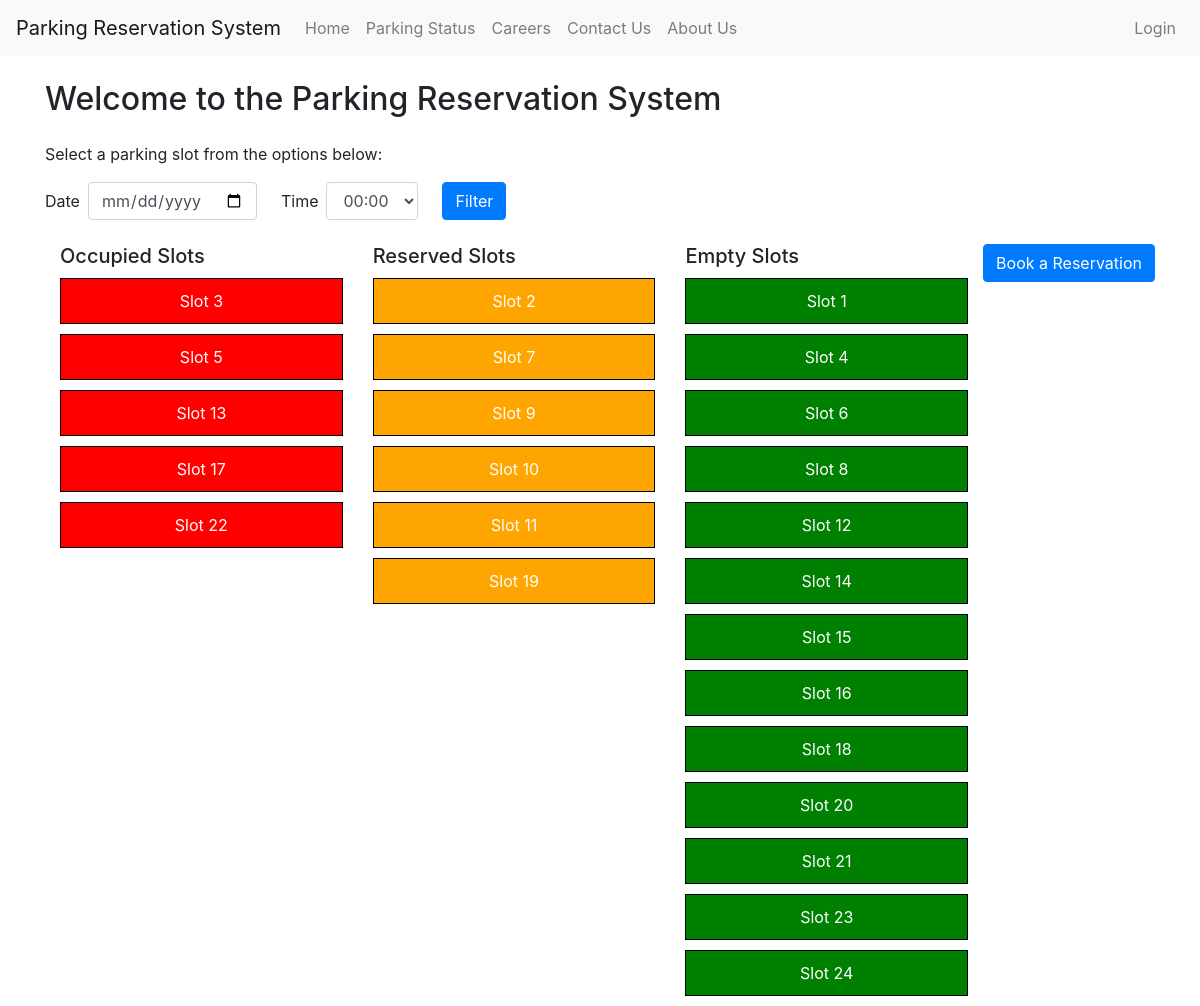
The page /parking_status on the database as committed earlier.
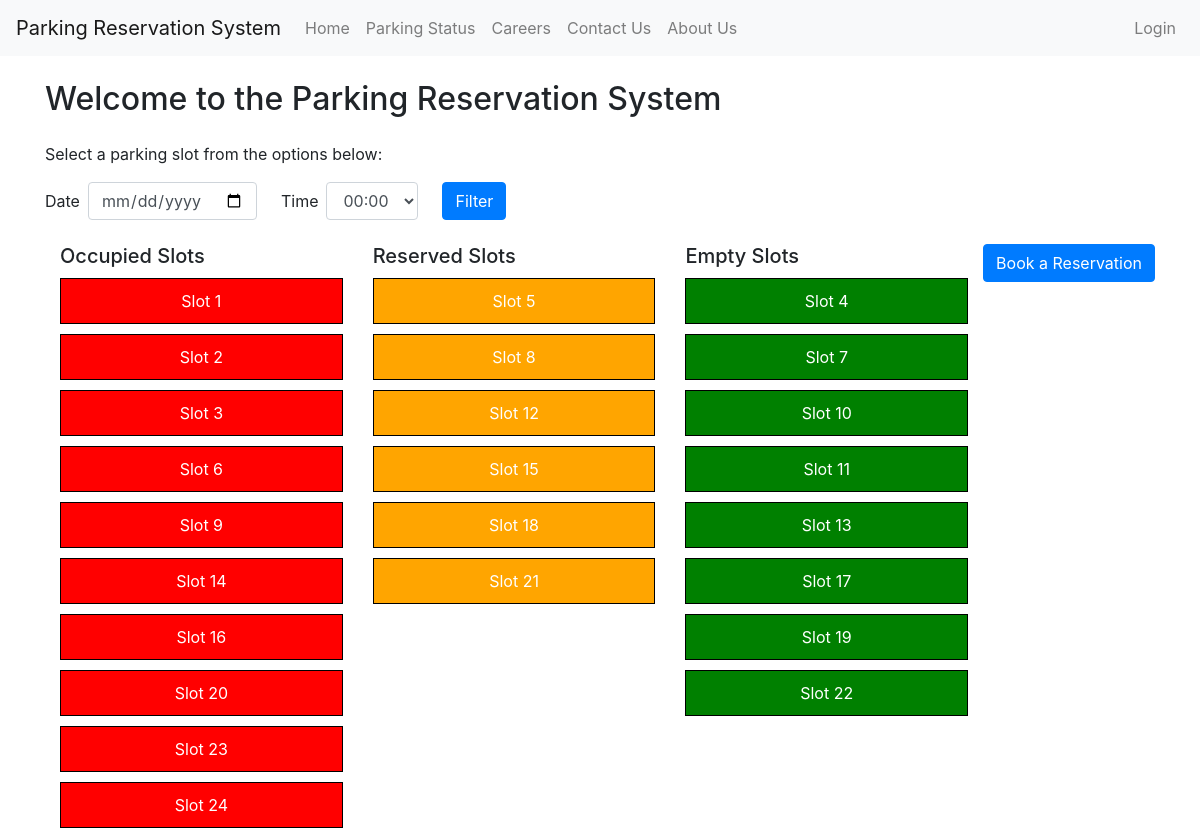
The same page on the database as committed later.
### app.py (models this page shows, shortened)
class Slot(db.Model):
    id = db.Column(db.Integer, primary_key=True)
    status = db.Column(db.String(50), nullable=False)
    date = db.Column(db.Date, nullable=True)
    start_time = db.Column(db.Time, nullable=True)
    end_time = db.Column(db.Time, nullable=True)

### app.py (the view)
@app.route('/parking_status')
def parking_status():
    slots = Slot.query.all()
    return render_template('parking_status.html', slots=slots)

### templates/parking_status.html (shortened to what this page needs)
<!DOCTYPE html>
{% extends "base.html" %} {% block title %} Parking Status {% endblock %} {%
block content %}
<div class="container">
  <h2 class="my-4">Welcome to the Parking Reservation System</h2>
  <p>Select a parking slot from the options below:</p>
  <div class="mb-4">
    <form class="form-inline">
      <div class="form-group">
        <label for="filter_date" class="mr-2">Date</label>
        <input
          type="date"
          class="form-control mr-4"
          id="filter_date"
          name="filter_date"
          required
        />
      </div>
      <div class="form-group">
        <label for="filter_time" class="mr-2">Time</label>
        <select class="form-control mr-4" id="filter_time" name="filter_time">
          {% for i in range(24) %}
          <option value="{{ '%02d:00' % i }}">{{ '%02d:00' % i }}</option>
          {% endfor %}
        </select>
      </div>
      <button type="submit" class="btn btn-primary">Filter</button>
    </form>
  </div>
  <div class="mb-4">
    <a href="/reserve" class="btn btn-primary float-right"
      >Book a Reservation</a
    >
  </div>
  <div class="row">
    <div class="col-4">
      <h5>Occupied Slots</h5>
      {% for slot in slots if slot.status == 'occupied' %}
      <div class="slot occupied">Slot {{ slot.id }}</div>
      {% endfor %}
    </div>
    <div class="col-4">
      <h5>Reserved Slots</h5>
      {% for slot in slots if slot.status == 'reserved' %}
      <div class="slot reserved">Slot {{ slot.id }}</div>
      {% endfor %}
    </div>
    <div class="col-4">
      <h5>Empty Slots</h5>
      {% for slot in slots if slot.status == 'empty' %}
      <div class="slot empty">Slot {{ slot.id }}</div>
      {% endfor %}
    </div>
  </div>
</div>
{% endblock %}

### templates/base.html (shortened to what this page needs)
<!DOCTYPE html>
<html>
  <head>
    <link
      rel="stylesheet"
      href="https://stackpath.bootstrapcdn.com/bootstrap/4.5.0/css/bootstrap.min.css"
    />
  </head>
  <body>
    <nav class="navbar navbar-expand-lg navbar-light bg-light">
      <a class="navbar-brand" href="#">Parking Reservation System</a>
      <div class="collapse navbar-collapse" id="navbarNav">
        <ul class="navbar-nav">
          <li class="nav-item">
            <a class="nav-link" href="/">Home</a>
          </li>
          <li class="nav-item">
            <a class="nav-link" href="/parking_status">Parking Status</a>
          </li>
          <li class="nav-item">
            <a class="nav-link" href="/careers">Careers</a>
          </li>
          <li class="nav-item">
            <a class="nav-link" href="/contact_us">Contact Us</a>
          </li>
          <li class="nav-item">
            <a class="nav-link" href="/about_us">About Us</a>
          </li>
        </ul>
        <ul class="navbar-nav ml-auto">
          {% if current_user.is_authenticated %}
          <li class="nav-item">
            <a class="nav-link">Hello, {{ current_user.username }}</a>
          </li>
          <li class="nav-item">
            <a class="nav-link" href="/logout">Logout</a>
          </li>
          {% else %}
          <li class="nav-item">
            <a class="nav-link" href="/login">Login</a>
          </li>
          {% endif %}
        </ul>
      </div>
    </nav>
    {% block content %}{% endblock %}
  </body>
</html>

### templates/parking_status.html (style rules this page uses)
.slot { border: 1px solid black; padding: 10px; margin: 10px 0; text-align: center; }
.occupied { background-color: red; color: white; }
.reserved { background-color: orange; color: white; }
.empty { background-color: green; color: white; }

Rows that differ between the two databases and show on the page:
changed Slot id 1: moves from the list under "Empty Slots" to the list under "Occupied Slots"
changed Slot id 2: moves from the list under "Reserved Slots" to the list under "Occupied Slots"
changed Slot id 6: moves from the list under "Empty Slots" to the list under "Occupied Slots"
changed Slot id 9: moves from the list under "Reserved Slots" to the list under "Occupied Slots"
changed Slot id 14: moves from the list under "Empty Slots" to the list under "Occupied Slots"
changed Slot id 16: moves from the list under "Empty Slots" to the list under "Occupied Slots"
changed Slot id 20: moves from the list under "Empty Slots" to the list under "Occupied Slots"
changed Slot id 23: moves from the list under "Empty Slots" to the list under "Occupied Slots"
changed Slot id 24: moves from the list under "Empty Slots" to the list under "Occupied Slots"
changed Slot id 5: moves from the list under "Occupied Slots" to the list under "Reserved Slots"
changed Slot id 8: moves from the list under "Empty Slots" to the list under "Reserved Slots"
changed Slot id 12: moves from the list under "Empty Slots" to the list under "Reserved Slots"
changed Slot id 15: moves from the list under "Empty Slots" to the list under "Reserved Slots"
changed Slot id 18: moves from the list under "Empty Slots" to the list under "Reserved Slots"
changed Slot id 21: moves from the list under "Empty Slots" to the list under "Reserved Slots"
changed Slot id 7: moves from the list under "Reserved Slots" to the list under "Empty Slots"
changed Slot id 10: moves from the list under "Reserved Slots" to the list under "Empty Slots"
changed Slot id 11: moves from the list under "Reserved Slots" to the list under "Empty Slots"
changed Slot id 13: moves from the list under "Occupied Slots" to the list under "Empty Slots"
changed Slot id 17: moves from the list under "Occupied Slots" to the list under "Empty Slots"
changed Slot id 19: moves from the list under "Reserved Slots" to the list under "Empty Slots"
changed Slot id 22: moves from the list under "Occupied Slots" to the list under "Empty Slots"
